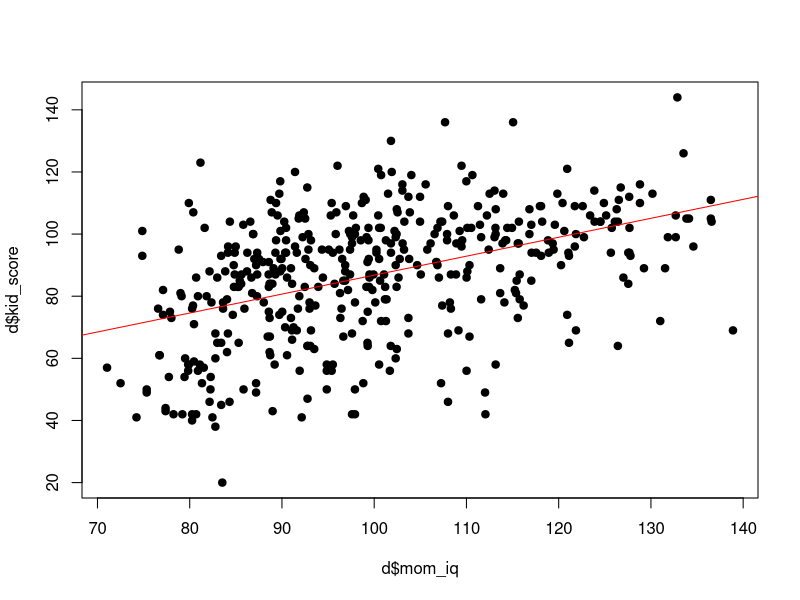
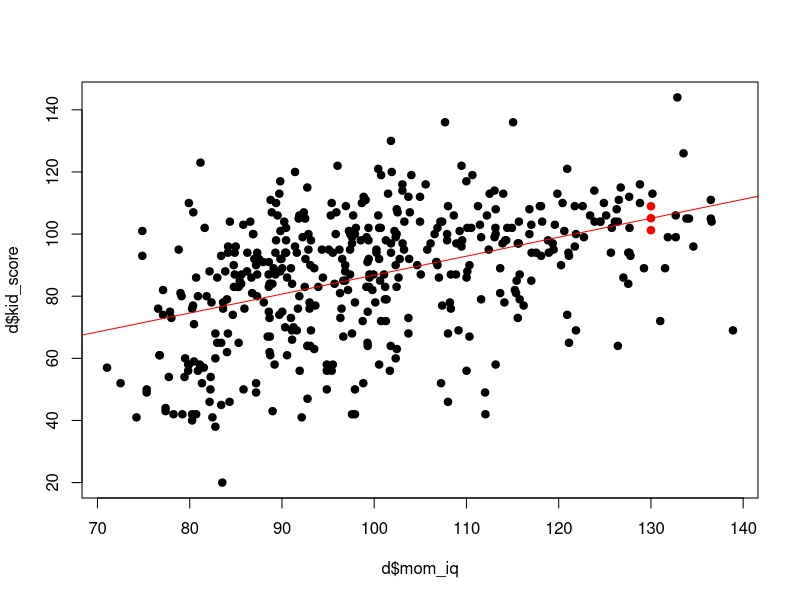
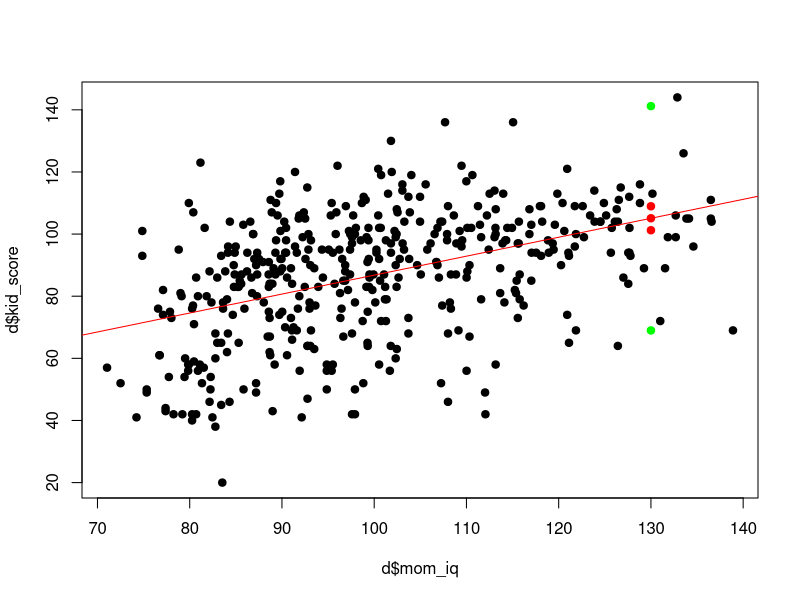

Recreate these plots in R, in order.
## ---- chunk 1
d = read.csv("datos/kidiq.csv")
d$mom_hs = factor(d$mom_hs, labels = c("no", "si"))
d$mom_work = factor(d$mom_work, labels = c("notrabaja", "trabaja23", "trabaja1_parcial", "trabaja1_completo"))
## ---- chunk 2
m = lm(kid_score ~ mom_iq, data = d)
plot(d$mom_iq, d$kid_score, pch = 19)
abline(m, col = "red", lwd = 1)
## ---- chunk 3
xp = matrix(c(1, 130), ncol = 1)
n = nrow(d)
beta_e = coef(m)
sR2 = sum(resid(m)^2)/(n-2)
X = model.matrix(m)
(vp = t(xp) %*% solve(t(X) %*% X) %*% xp)
# predicción puntual
(yp_medio = t(xp) %*% beta_e)
# intervalo de confianza
yp_medio[1,1] + c(-1,1)*qt(0.975,n-2)*sqrt(sR2*(vp[1,1]))
## ---- chunk 4
# para comprobar, vamos a calcular vp con la matriz de covarianzas
Sxx = var(d$mom_iq)
xp1 = 130
xm = mean(d$mom_iq)
(vp1 = 1/n + 1/(n-1)*(xp1 - xm)^2*1/Sxx)
## ---- chunk 5
xp1 = data.frame(mom_iq = 130)
(yp_medio1 = predict(m, newdata = xp1, interval = "confidence", level = 0.95))
## ---- chunk 6
plot(d$mom_iq, d$kid_score, pch = 19)
abline(m, col = "red", lwd = 1)
points(xp1$mom_iq, yp_medio1[1], col = "red", pch = 19) # prediccion puntual
points(xp1$mom_iq, yp_medio1[2], col = "red", pch = 19) # limite inferior int. conf.
points(xp1$mom_iq, yp_medio1[3], col = "red", pch = 19) # limite superior int. conf.
## ---- chunk 7
(yp = yp_medio[1,1] + c(-1,1)*qt(0.975,n-2)*sqrt(sR2*(1 + vp[1,1])))
## ---- chunk 8
(yp1 = predict(m, newdata = xp1, interval = "prediction", level = 0.95))
## ---- chunk 9
plot(d$mom_iq, d$kid_score, pch = 19)
abline(m, col = "red", lwd = 1)
points(xp1$mom_iq, yp_medio1[1], col = "red", pch = 19) # prediccion puntual
points(xp1$mom_iq, yp_medio1[2], col = "red", pch = 19) # limite inferior int. conf.
points(xp1$mom_iq, yp_medio1[3], col = "red", pch = 19) # limite superior int. conf.
points(xp1$mom_iq, yp1[2], col = "green", pch = 19) # limite inferior int. pred.
points(xp1$mom_iq, yp1[3], col = "green", pch = 19) # limite superior int. pred.
## ---- chunk 10
m2 = lm(kid_score ~ mom_iq + mom_hs + mom_age + mom_work, data = d)
summary(m2)
## ---- chunk 11
xp = matrix(c(1, 130, 0, 25, 0, 1, 0), ncol = 1)
beta_e = coef(m2)
k = 6 # numero de regresores
sR2 = sum(resid(m2)^2)/(n-k-1)
X = model.matrix(m2)
(vp = t(xp) %*% solve(t(X) %*% X) %*% xp)
# prediccion del valor medio
(yp_medio = t(xp) %*% beta_e)
# intervalo de confianza
yp_medio[1,1] + c(-1,1)*qt(0.975,n-k-1)*sqrt(sR2*(vp[1,1]))
## ---- chunk 12
# para comprobar, vamos a calcular vp con la matriz de covarianzas
X1 = X[,2:(k+1)]
Sxx = var(X1)
xp1 = xp[2:(k+1),]
xm = colMeans(X1)
(vp1 = 1/n + 1/(n-1)*t(xp1 - xm) %*% solve(Sxx) %*% (xp1 - xm) )
## ---- chunk 13
xp1 = data.frame(mom_iq = 130, mom_hs = "no", mom_age = 25, mom_work = "trabaja1_parcial")
(yp_medio1 = predict(m2, newdata = xp1, interval = "confidence", level = 0.95))
## ---- chunk 14
(yp = yp_medio[1,1] + c(-1,1)*qt(0.975,n-k-1)*sqrt(sR2*(1 + vp[1,1])))
## ---- chunk 15
(yp1 = predict(m2, newdata = xp1, interval = "prediction", level = 0.95))
## ---- chunk 16
n = nrow(d)
B = 1000
yp_medio_b = rep(0,B)
for (b in 1:B){
  pos = sample(1:n, replace = T)
  db = d[pos,]
  mb = lm(kid_score ~ mom_iq + mom_hs + mom_age + mom_work, data = db)
  yp_medio_b[b] = predict(mb, newdata = xp1, interval = "none", level = 0.95)
}
## ---- chunk 17
quantile(yp_medio_b, probs = c(0.025, 0.975))
